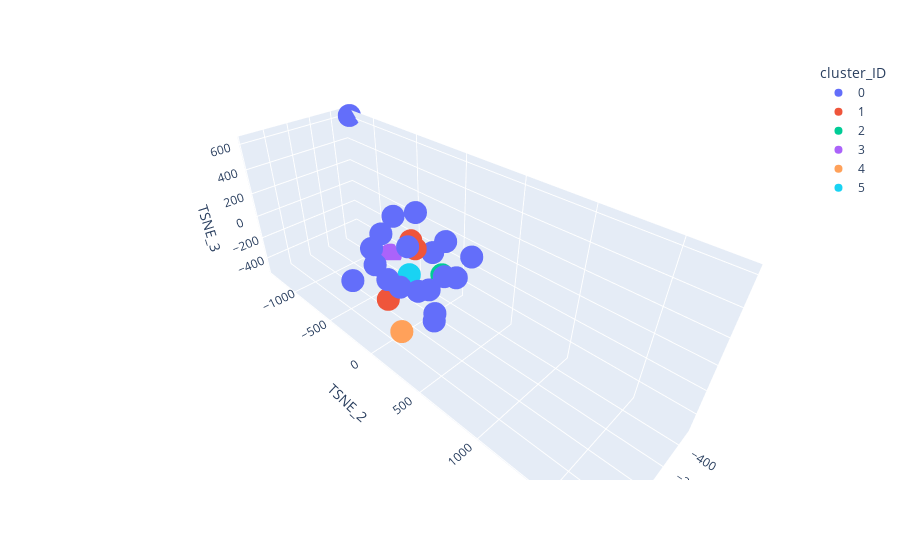

Write notebook code for a chart like this one.
### Code cell
plot_cluster_amine(X, apply_tsne(X, 3,100), distance = 3, method='TSNE')

### Figure 1 — Plotly figure (JSON) as saved in the notebook; plotly's stock layout.template omitted (floating-point values rounded to 4 significant figures)
{"data": [{"hovertemplate": "cluster_ID=0<br>TSNE_1=%{x}<br>TSNE_2=%{y}<br>TSNE_3=%{z}<extra></extra>", "legendgroup": "0", "marker": {"color": "#636efa", "symbol": "circle"}, "mode": "markers", "name": "0", "scene": "scene", "showlegend": true, "type": "scatter3d", "x": [-175.3, 374.4, -416.6, -244.2, 75.28, 209.6, 202.6, 333.9, -13.02, -512.7, -400.2, -184.9, 377.1, 26.29, 276.8, 58.41, 296.0, -363.7, 89.93, 77.76], "y": [160.3, -160.6, 38.13, -466.6, 62.64, 3.684, 442.1, 1763.0, 309.6, -1288.0, 199.7, -143.3, 580.5, -275.8, -52.37, 130.0, 233.5, -163.7, 317.9, -305.9], "z": [194.4, -9.461, -291.9, 111.5, 222.2, -1.441, -37.36, -479.9, 65.44, 623.2, -17.43, 292.2, 316.4, 153.6, 249.1, -112.6, 105.0, -130.7, -243.3, -97.94]}, {"hovertemplate": "cluster_ID=1<br>TSNE_1=%{x}<br>TSNE_2=%{y}<br>TSNE_3=%{z}<extra></extra>", "legendgroup": "1", "marker": {"color": "#EF553B", "symbol": "circle"}, "mode": "markers", "name": "1", "scene": "scene", "showlegend": true, "type": "scatter3d", "x": [-79.66, 153.5, -203.8], "y": [-40.23, -82.22, -227.1], "z": [89.18, -248.7, 17.9]}, {"hovertemplate": "cluster_ID=2<br>TSNE_1=%{x}<br>TSNE_2=%{y}<br>TSNE_3=%{z}<extra></extra>", "legendgroup": "2", "marker": {"color": "#00cc96", "symbol": "circle"}, "mode": "markers", "name": "2", "scene": "scene", "showlegend": true, "type": "scatter3d", "x": [-180.9], "y": [119.0], "z": [-102.1]}, {"hovertemplate": "cluster_ID=3<br>TSNE_1=%{x}<br>TSNE_2=%{y}<br>TSNE_3=%{z}<extra></extra>", "legendgroup": "3", "marker": {"color": "#ab63fa", "symbol": "circle"}, "mode": "markers", "name": "3", "scene": "scene", "showlegend": true, "type": "scatter3d", "x": [-475.3], "y": [-828.6], "z": [-518.0]}, {"hovertemplate": "cluster_ID=4<br>TSNE_1=%{x}<br>TSNE_2=%{y}<br>TSNE_3=%{z}<extra></extra>", "legendgroup": "4", "marker": {"color": "#FFA15A", "symbol": "circle"}, "mode": "markers", "name": "4", "scene": "scene", "showlegend": true, "type": "scatter3d", "x": [217.2], "y": [125.9], "z": [-379.6]}, {"hovertemplate": "cluster_ID=5<br>TSNE_1=%{x}<br>TSNE_2=%{y}<br>TSNE_3=%{z}<extra></extra>", "legendgroup": "5", "marker": {"color": "#19d3f3", "symbol": "circle"}, "mode": "markers", "name": "5", "scene": "scene", "showlegend": true, "type": "scatter3d", "x": [-68.67], "y": [-102.8], "z": [-157.1]}], "layout": {"legend": {"title": {"text": "cluster_ID"}, "tracegroupgap": 0}, "margin": {"t": 60}, "scene": {"domain": {"x": [0, 1], "y": [0, 1]}, "xaxis": {"title": {"text": "TSNE_1"}}, "yaxis": {"title": {"text": "TSNE_2"}}, "zaxis": {"title": {"text": "TSNE_3"}}}}}
